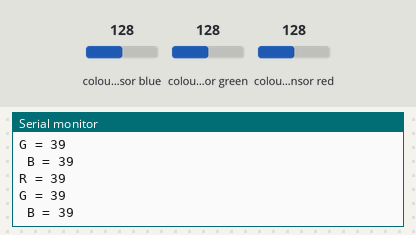
Recording of a sketch running on a simulated Arduino Uno, built with avr-gcc and run on an emulated ATmega328P. Parts: the last lines printed to the serial monitor. Wiring (inferred from the names in the program): TCS3200 colour sensor: output pin 8; S2 pin 6; S3 pin 7; S0 pin 4; S1 pin 5. Inputs (shaded band) come from the test bench; at power-on: colour sensor blue 128, colour sensor green 128, colour sensor red 128.

Above: at 1.2 s.
1.3 s: colour sensor blue set to 5
At 1.31 s:
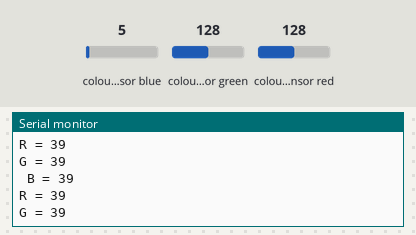
3.3 s: colour sensor green set to 5
At 3.32 s:
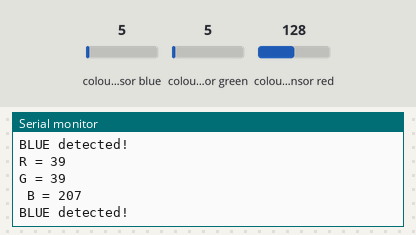
4.8 s: colour sensor blue set to 64
At 4.83 s:
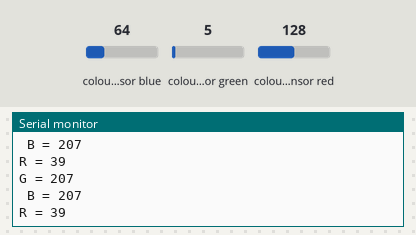
6.9 s: colour sensor red set to 5
At 6.94 s:
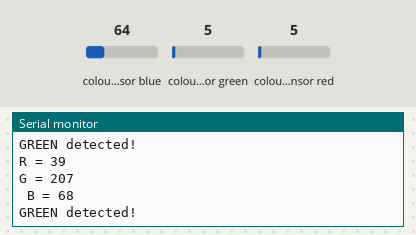
8.4 s: colour sensor green set to 64
At 8.74 s:
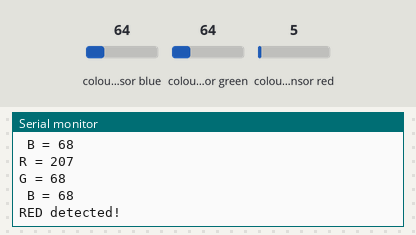
Timing chart, 0 to 11.4 s (numbered marks = the images above; inputs shaded):
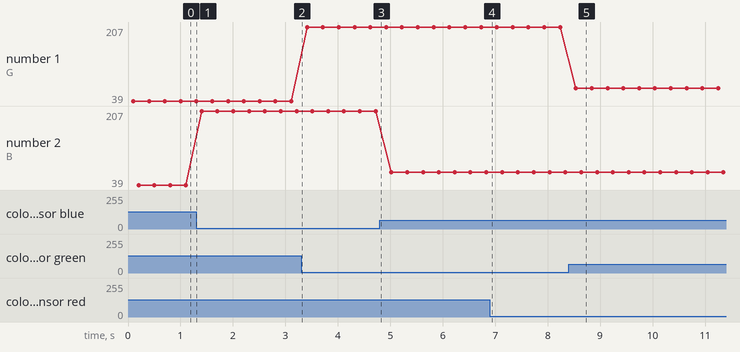

Measured:
- after the input at 8.4 s, the serial monitor: prints a new line after 0.14 s (image 5)
- plotted number 2: 39 → 207 after the input at 1.3 s, 207 → 68 after the input at 4.8 s

The sketch:

TCS230-TCS3200_Color_Sensor.ino
```cpp
const int S0=4; // TCS230 or TCS3200 RGB sensor
const int S1=5;
const int S2=6;
const int S3=7;
const int sensorOut=8;

int redFrequency = 0;
int greenFrequency = 0;
int blueFrequency = 0;

void setup() {
  pinMode(S0, OUTPUT);
  pinMode(S1, OUTPUT);
  pinMode(S2, OUTPUT);
  pinMode(S3, OUTPUT);

  pinMode(sensorOut, INPUT);

  digitalWrite(S0,HIGH);// Setting frequency scaling to 20%
  //based on states scaling can be set to 2% and 100%
  digitalWrite(S1,LOW);

  Serial.begin(9600);
}
void loop() {

  digitalWrite(S2,LOW);// For reading red frequency
  digitalWrite(S3,LOW);

  redFrequency = pulseIn(sensorOut, LOW);

  Serial.print("R = ");
  Serial.println(redFrequency);
  delay(100);

  digitalWrite(S2,HIGH);// For reading green frequency
  digitalWrite(S3,HIGH);

  greenFrequency = pulseIn(sensorOut, LOW);

  Serial.print("G = ");
  Serial.println(greenFrequency);
  delay(100);

  digitalWrite(S2,LOW);// For reading blue frequency
  digitalWrite(S3,HIGH);

  blueFrequency = pulseIn(sensorOut, LOW);

  Serial.print(" B = ");
  Serial.println(blueFrequency);
  delay(100);

  // Detect the color of the material
  if(redFrequency > greenFrequency && redFrequency > blueFrequency){
      Serial.println("RED detected!");
  }
  else if(greenFrequency > redFrequency && greenFrequency > blueFrequency){
    Serial.println("GREEN detected!");
  }
  else if(blueFrequency > redFrequency && blueFrequency > greenFrequency){
    Serial.println("BLUE detected!");
  }
}
```
